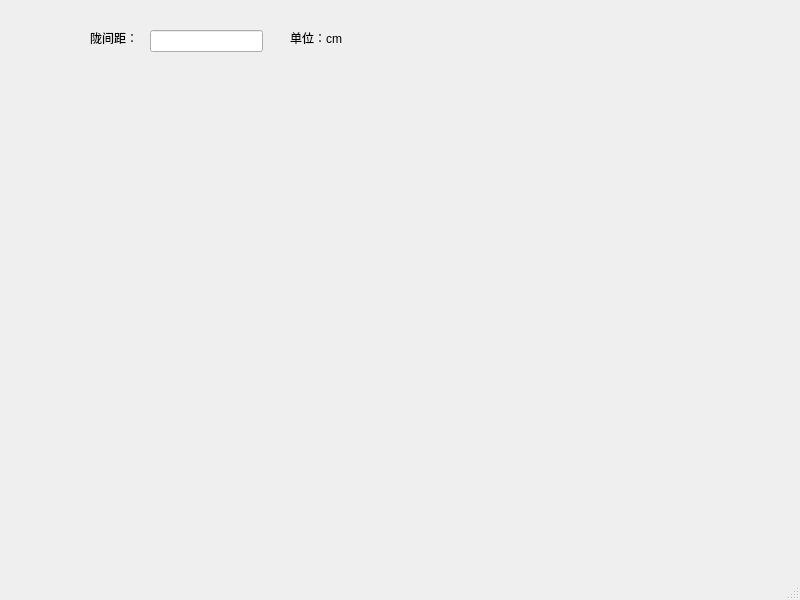
<?xml version="1.0" encoding="UTF-8"?>
<ui version="4.0">
 <class>MainWindow</class>
 <widget class="QMainWindow" name="MainWindow">
  <property name="geometry">
   <rect>
    <x>0</x>
    <y>0</y>
    <width>800</width>
    <height>600</height>
   </rect>
  </property>
  <property name="windowTitle">
   <string>MainWindow</string>
  </property>
  <widget class="QWidget" name="centralwidget">
   <widget class="QLineEdit" name="lineEdit">
    <property name="geometry">
     <rect>
      <x>150</x>
      <y>30</y>
      <width>113</width>
      <height>22</height>
     </rect>
    </property>
   </widget>
   <widget class="QLabel" name="label">
    <property name="geometry">
     <rect>
      <x>90</x>
      <y>30</y>
      <width>60</width>
      <height>16</height>
     </rect>
    </property>
    <property name="text">
     <string>陇间距：</string>
    </property>
   </widget>
   <widget class="QLabel" name="label_2">
    <property name="geometry">
     <rect>
      <x>290</x>
      <y>30</y>
      <width>60</width>
      <height>16</height>
     </rect>
    </property>
    <property name="text">
     <string>单位：cm</string>
    </property>
   </widget>
  </widget>
  <widget class="QMenuBar" name="menubar">
   <property name="geometry">
    <rect>
     <x>0</x>
     <y>0</y>
     <width>800</width>
     <height>21</height>
    </rect>
   </property>
  </widget>
  <widget class="QStatusBar" name="statusbar"/>
 </widget>
 <resources/>
 <connections/>
</ui>
